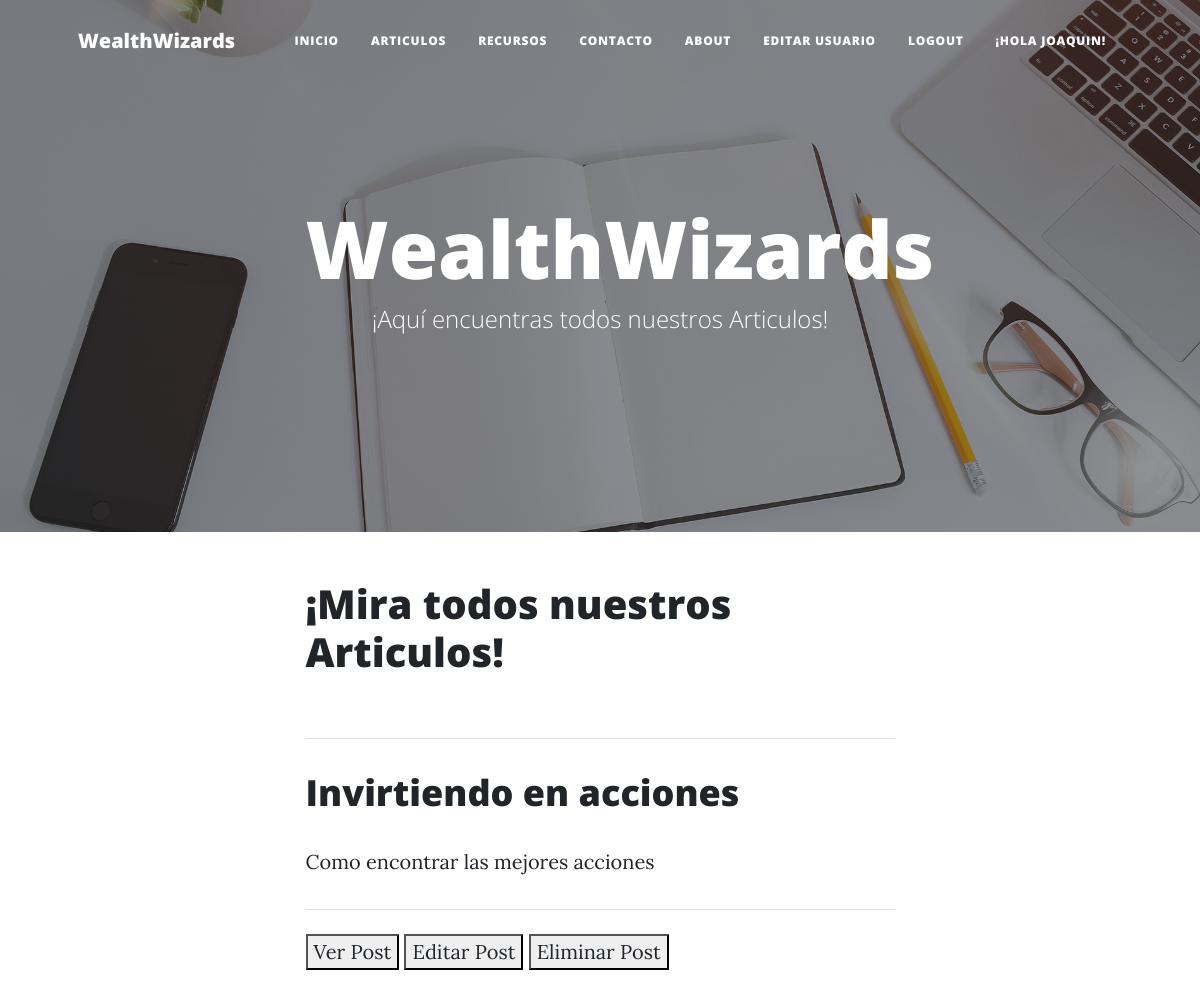
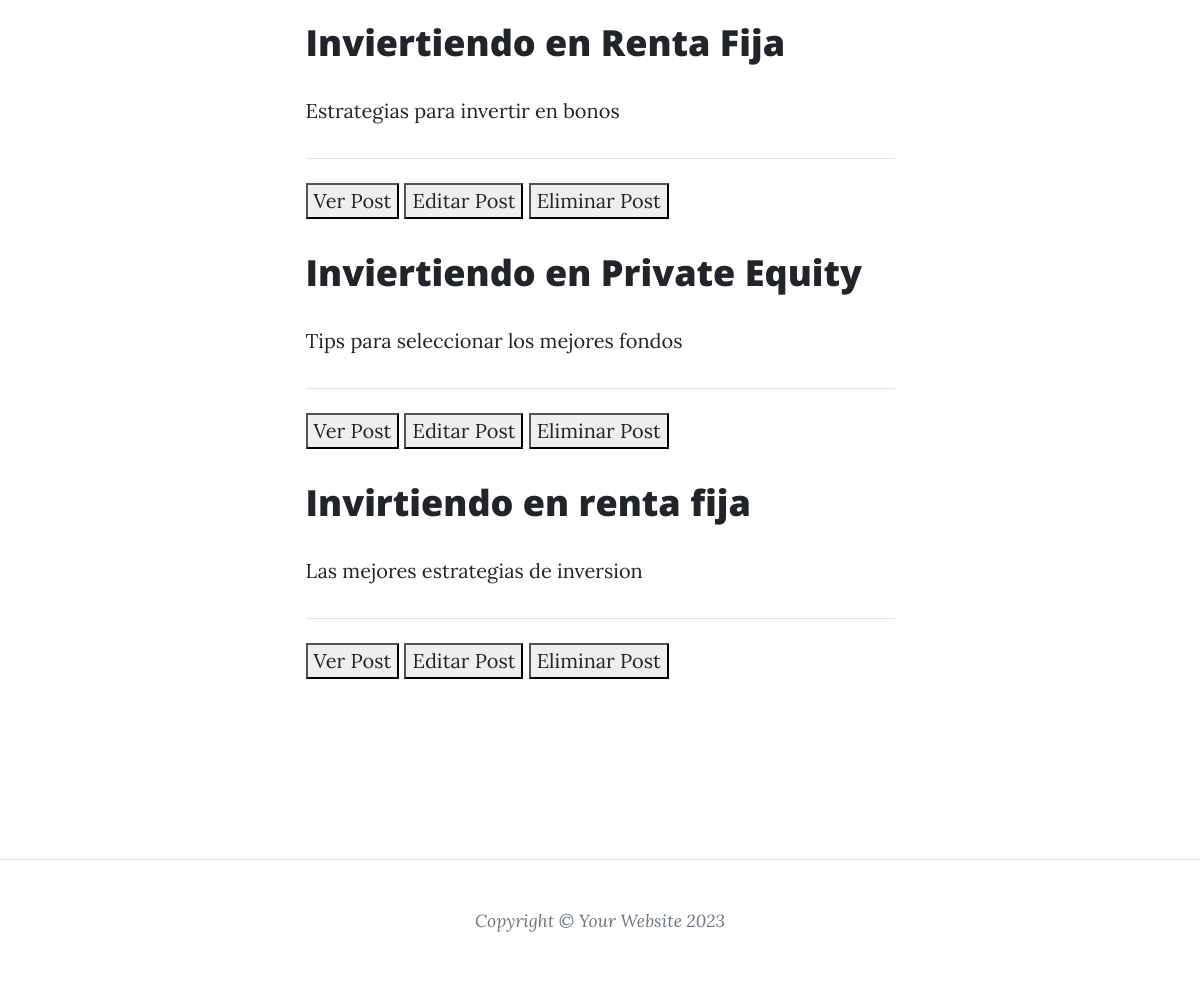
/AppBlog/post/posts/ (signed in), run on an earlier commit of the app's database (2 pictures, top to bottom).
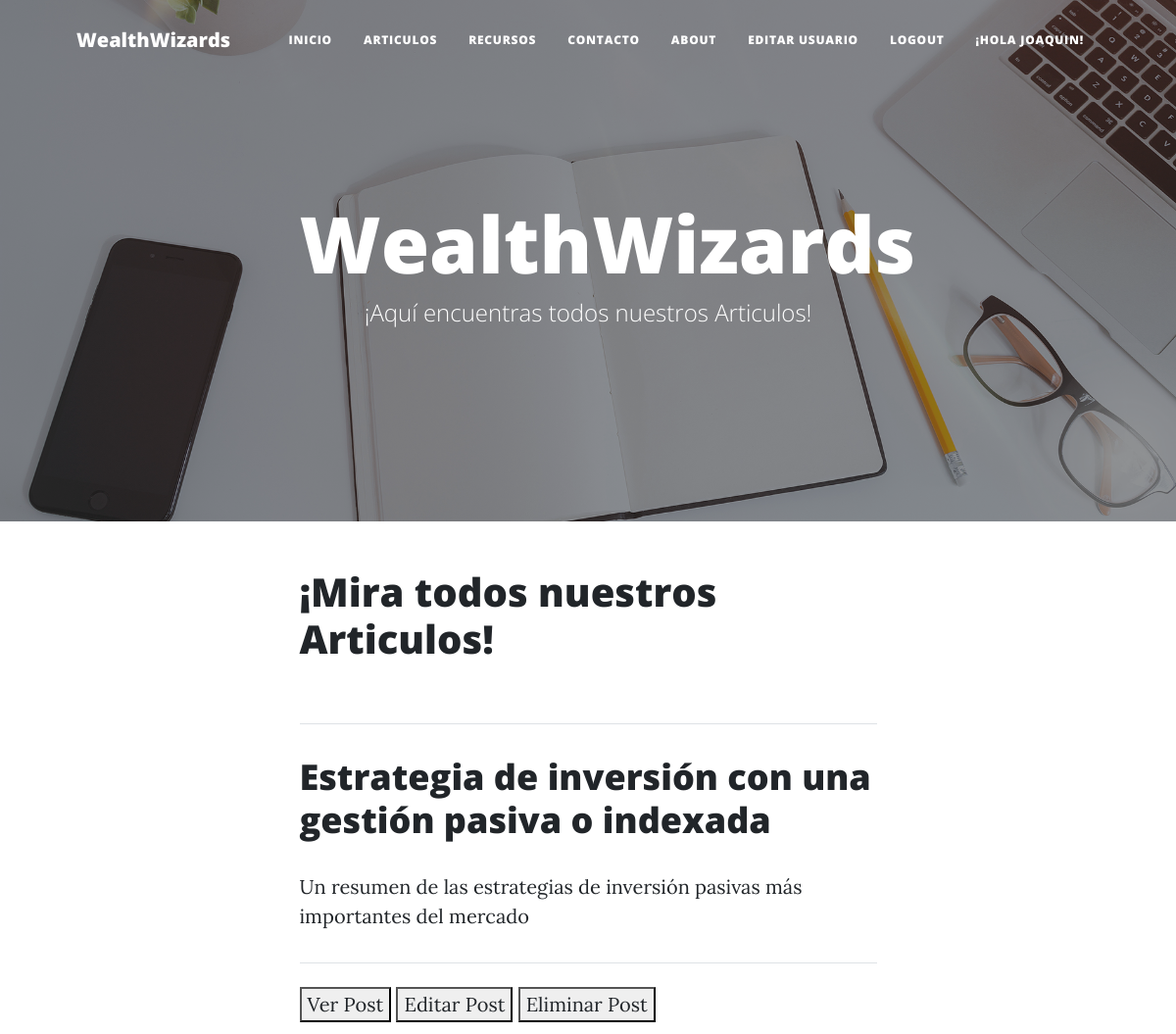
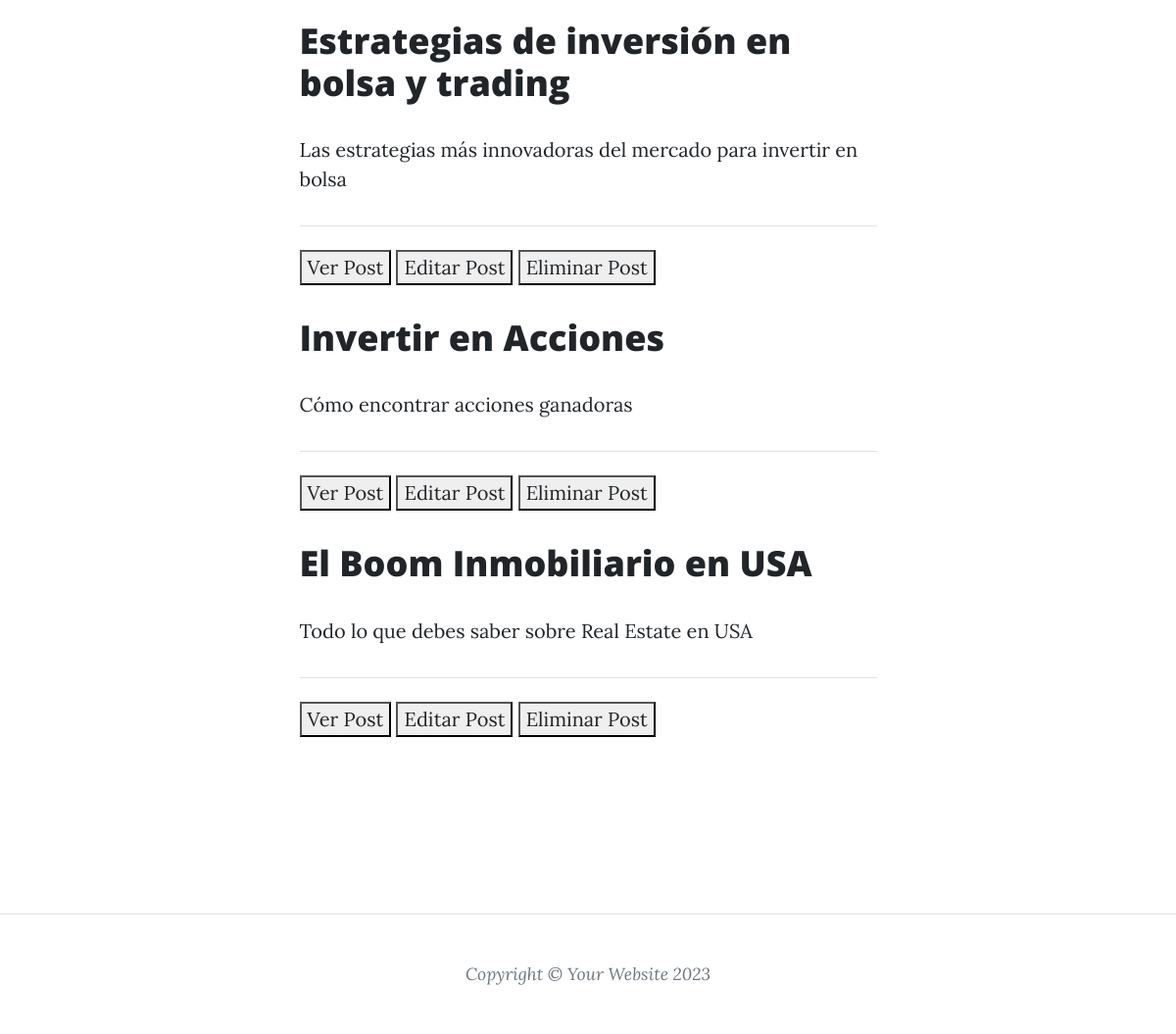
And on a later commit of the database (2 pictures, top to bottom).
### AppBlog/models.py (models this page shows, shortened)
class Post(models.Model):
    titulo = models.CharField(max_length=200)
    subtitulo = models.CharField(max_length=200)
    texto = models.TextField()
    imagen=models.ImageField(upload_to = 'posts', null=True)

### AppBlog/views.py (the view)
# urls.py: path('post/posts/', ListaPost.as_view(), name="PostLeer"),
class ListaPost(LoginRequiredMixin, ListView):
    model = Post

### AppBlog/templates/AppBlog/post_list.html (shortened to what this page needs)
{% extends "AppBlog/padre.html" %}
{% load static %}
{% block titulo %}
WealthWizards
{% endblock %}
{% block subtitulo %}
¡Aquí encuentras todos nuestros Articulos!
{% endblock %}
{% block main %}
<h1>¡Mira todos nuestros Articulos!</h1>
<br>
<hr class="my-4" />
{% for post in object_list %}
<div class="post-preview">
    <a href="{% url 'PostDetalle' post.id %}">
        <h2 class="post-title"><p>{{post.titulo}}</p></h2>
        <p>{{post.subtitulo}}</p></h3>
    </a>
</div>
<hr class="my-4" />
<button>
    <a href="{% url 'PostDetalle' post.id %}"> Ver Post </a>
</button>
<button>
    <a href="{% url 'PostEditar' post.id %}"> Editar Post </a>
</button>
<button>
    <a href="{% url 'PostEliminar' post.id %}"> Eliminar Post </a>
</button>
{% endfor %}
{% endblock %}

### AppBlog/templates/AppBlog/padre.html (shortened to what this page needs)
<!DOCTYPE html>
<html lang="en">
    <head>
        {% load static %}
        <link href="{% static 'AppBlog/css/styles.css' %}" rel="stylesheet" />
    </head>
    <body>
        <nav class="navbar navbar-expand-lg navbar-light" id="mainNav">
            <div class="container px-4 px-lg-5">
                <a class="navbar-brand" href="{% url 'Inicio' %}">WealthWizards</a>
                <div class="collapse navbar-collapse" id="navbarResponsive">
                    <ul class="navbar-nav ms-auto py-4 py-lg-0">
                        <li class="nav-item"><a class="nav-link px-lg-3 py-3 py-lg-4" href="{% url 'Inicio' %}">Inicio</a></li>
                        <li class="nav-item"><a class="nav-link px-lg-3 py-3 py-lg-4" href="{% url 'PostLeer' %}">Articulos</a></li>
                        <li class="nav-item"><a class="nav-link px-lg-3 py-3 py-lg-4" href="{% url 'RecursoLeer' %}">Recursos</a></li>
                        <li class="nav-item"><a class="nav-link px-lg-3 py-3 py-lg-4" href="{% url 'ContactoCrear' %}">Contacto</a></li>
                        <li class="nav-item"><a class="nav-link px-lg-3 py-3 py-lg-4" href="{% url 'About' %}">About</a></li>
                            {% if request.user.is_authenticated %}
                            <li class="nav-item"><a class="nav-link px-lg-3 py-3 py-lg-4" href="{% url 'EditarUsuario' %}">Editar Usuario</a></li>
                            <li class="nav-item"><a class="nav-link px-lg-3 py-3 py-lg-4" href="{% url 'Logout' %}">Logout</a></li>
                            <li class="nav-item"><a class="nav-link px-lg-3 py-3 py-lg-4" >¡Hola {{user.first_name}}!</a></li>
                            {% else %}
                            <li class="nav-item"><a class="nav-link px-lg-3 py-3 py-lg-4" href="{% url 'Registro' %}">Registrarse</a></li>
                            <li class="nav-item"><a class="nav-link px-lg-3 py-3 py-lg-4" href="{% url 'Login' %}">Login</a></li>
                            {% endif %}
                    </ul>
                </div>
            </div>
        </nav>
        <header class="masthead" style="background-image: url({% static 'AppBlog/assets/img/home-bg.jpg' %})">
            <div class="container position-relative px-4 px-lg-5">
                <div class="row gx-4 gx-lg-5 justify-content-center">
                    <div class="col-md-10 col-lg-8 col-xl-7">
                        <div class="site-heading">
                            <h1>
                            {% block titulo %}
                            {% endblock %}
                            </h1>
                            <span class="subheading">
                                {% block subtitulo %}
                                {% endblock %}
                            </span>
                        </div>
                    </div>
                </div>
            </div>
        </header>
        <div class="container px-4 px-lg-5">
            <div class="row gx-4 gx-lg-5 justify-content-center">
                <div class="col-md-10 col-lg-8 col-xl-7">
                    {% block main %}
                    {% endblock %}
                    <br>
                    <br>
                    <br>
                    <br>
                    <br>
                    <br>
                    <br>
                </div>
            </div>
        </div>
        <footer class="border-top">
            <div class="container px-4 px-lg-5">
                <div class="row gx-4 gx-lg-5 justify-content-center">
                    <div class="col-md-10 col-lg-8 col-xl-7">
                        <div class="small text-center text-muted fst-italic">Copyright &copy; Your Website 2023</div>
                    </div>
                </div>
            </div>
        </footer>
    </body>
</html>

What changed in the data, as far as the page shows it:
removed Post: titulo "Invirtiendo en acciones", subtitulo "Como encontrar las mejores acciones"
removed Post: titulo "Inviertiendo en Renta Fija", subtitulo "Estrategias para invertir en bonos"
removed Post: titulo "Inviertiendo en Private Equity", subtitulo "Tips para seleccionar los mejores fondos"
removed Post: titulo "Invirtiendo en renta fija", subtitulo "Las mejores estrategias de inversion"
added Post: titulo "Estrategia de inversión con una gestión pasiva o indexada", subtitulo "Un resumen de las estrategias de inversión pasivas más importantes del mercado"
added Post: titulo "Estrategias de inversión en bolsa y trading", subtitulo "Las estrategias más innovadoras del mercado para invertir en bolsa"
added Post: titulo "Invertir en Acciones", subtitulo "Cómo encontrar acciones ganadoras"
added Post: titulo "El Boom Inmobiliario en USA", subtitulo "Todo lo que debes saber sobre Real Estate en USA"
